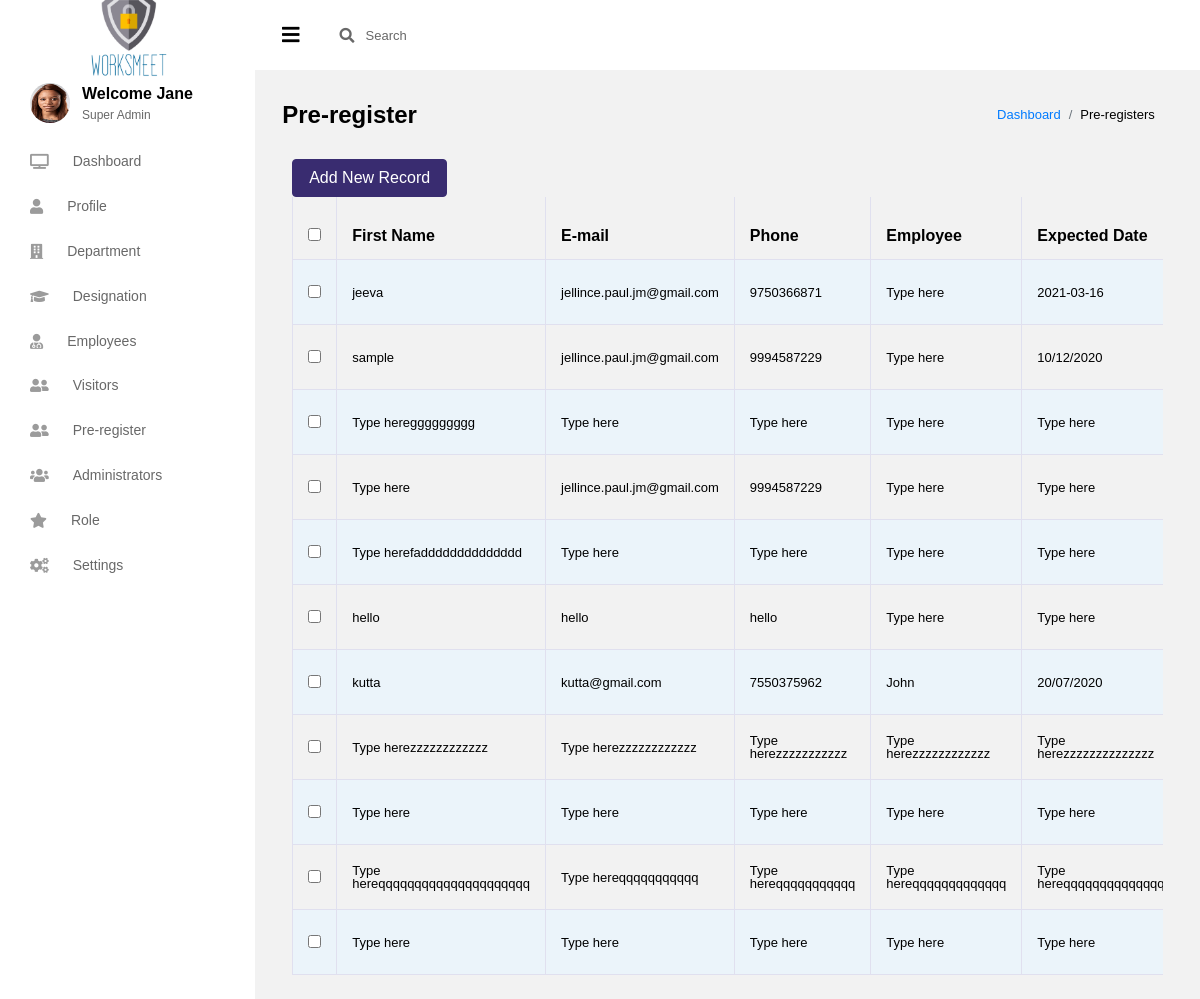
Page /prereg/ on the committed database.
### sub_part/models.py (models this page shows, shortened)
class addpreregdb(models.Model):
    firstname=models.CharField(max_length=30, default='Type here')
    lastname=models.CharField(max_length=30, default='Type here')
    email=models.CharField(max_length=30, default='Type here')
    phone=models.CharField(max_length=30, default='Type here')
    gender=models.CharField(max_length=30, default='Type here')
    emp=models.CharField(max_length=30, default='Type here')
    date=models.CharField(max_length=30, default='Type here')
    time=models.CharField(max_length=30, default='Type here')
    comment=models.CharField(max_length=30, default='Type here')
    address=models.CharField(max_length=30, default='Type here')
    class Meta:
     db_table = "addpreregform"

### sub_part/views.py (the view)
# urls.py: path('prereg/',views.prereg,name='prereg'),
def prereg(request):
    employees=addpreregdb.objects.all()
    return render(request,'prereg.html',{'employees':employees})

### sub_part/templates/prereg.html (shortened to what this page needs)
{% extends "base.html" %}
{% block content %}
              <div class="main-panel">
                <div class="content-wrapper">
                  <div class="page-header">
                    <h3 class="page-title">
                      Pre-register
                    </h3>
                    <nav aria-label="breadcrumb">
                      <ol class="breadcrumb">
                        <li class="breadcrumb-item"><a href="{% url 'dashboard' %}">Dashboard</a></li>
                        <li class="breadcrumb-item">Pre-registers</li>
                        </ol>
                    </nav>
                  </div>
                  <div class="col-md-12">
                    <span><a href="/addprereg" class="btn btn-primary">Add New Record</a></span>
                    <div class="table-responsive">
              <table id="bootstrapdatatable" class="table table-striped table-bordered" width="100%">
                        <thead>
                            <th><input type="checkbox" id="checkall" /></th>
                            <th>First Name</th>
                            <th>E-mail</th>
                            <th>Phone</th>
                            <th>Employee</th>
                            <th>Expected Date</th>
                         </thead>
               <tbody>
               {% for user in employees %}
                <tr>
                 <td><input type="checkbox" class="checkthis" /></td>
                 <td>{{ user.firstname }}</td>
                 <td>{{ user.email }}</td>
                 <td>{{ user.phone }}</td>
                 <td>{{ user.emp }}</td>
                 <td>{{ user.date }}</td>
                </tr>
               {% endfor %}
               </tbody>
              </table>
                    </div>
                </div>
                </div>
                </div>
{% endblock content %}

### rows in the picture
addpreregdb: firstname "jeeva", email "jellince.paul.jm@gmail.com", phone "9750366871", emp "Type here", date "2021-03-16"
addpreregdb: firstname "sample", email "jellince.paul.jm@gmail.com", phone "9994587229", emp "Type here", date "10/12/2020"
addpreregdb: firstname "Type hereggggggggg", email "Type here", phone "Type here", emp "Type here", date "Type here"
addpreregdb: firstname "Type here", email "jellince.paul.jm@gmail.com", phone "9994587229", emp "Type here", date "Type here"
addpreregdb: firstname "Type herefadddddddddddddd", email "Type here", phone "Type here", emp "Type here", date "Type here"
addpreregdb: firstname "hello", email "hello", phone "hello", emp "Type here", date "Type here"
addpreregdb: firstname "kutta", email "kutta@gmail.com", phone "7550375962", emp "John", date "20/07/2020"
addpreregdb: firstname "Type herezzzzzzzzzzzz", email "Type herezzzzzzzzzzzz", phone "Type herezzzzzzzzzzz", emp "Type herezzzzzzzzzzzz", date "Type herezzzzzzzzzzzzzz"
addpreregdb: firstname "Type here", email "Type here", phone "Type here", emp "Type here", date "Type here"
addpreregdb: firstname "Type hereqqqqqqqqqqqqqqqqqqqqq", email "Type hereqqqqqqqqqqq", phone "Type hereqqqqqqqqqqq", emp "Type hereqqqqqqqqqqqqq", date "Type…"
addpreregdb: firstname "Type here", email "Type here", phone "Type here", emp "Type here", date "Type here"
